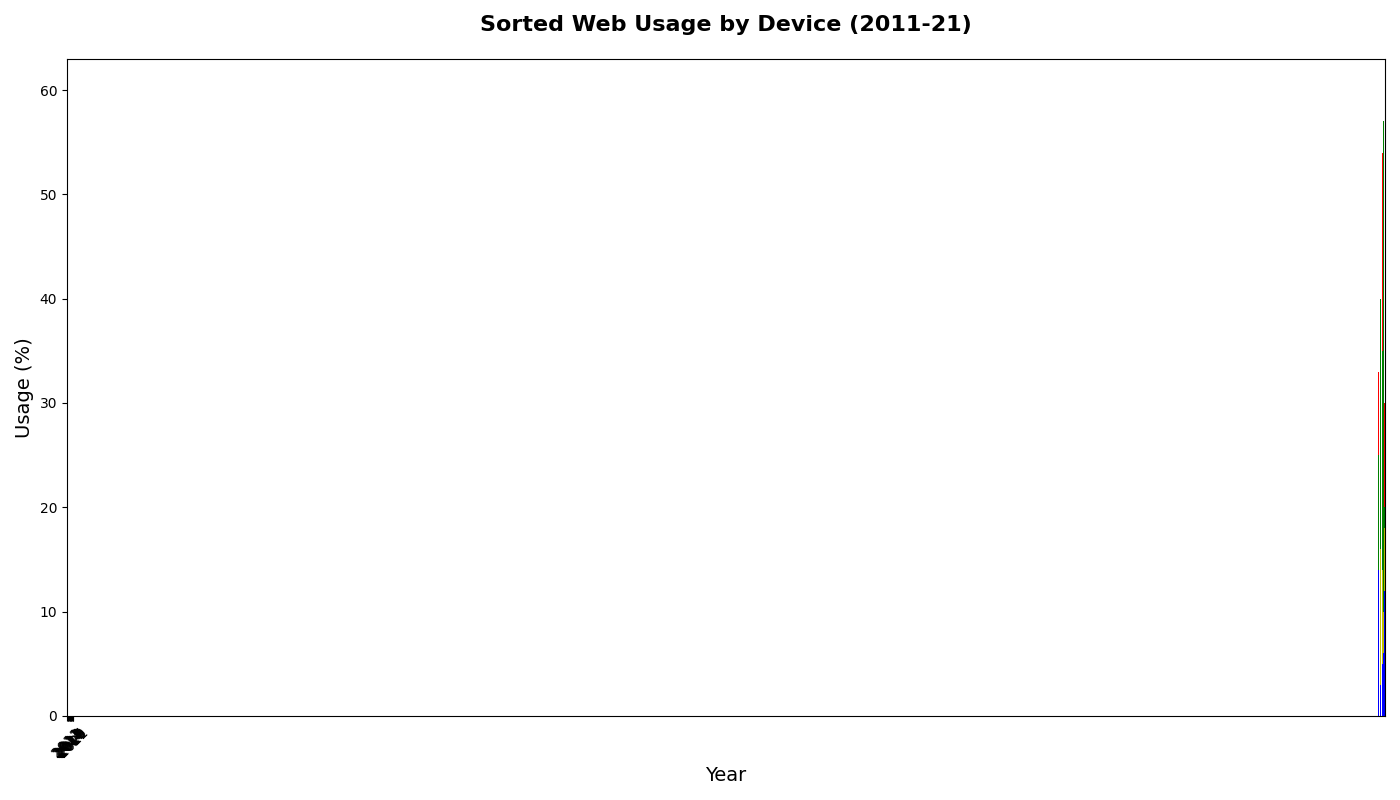

This figure's Python source:
import matplotlib.pyplot as plt
import numpy as np

devices = ['Desktop', 'Mobile', 'Tablet', 'Smart TV']
desktop_usage = [44, 33, 36, 31, 40, 25, 47, 54, 28, 50, 30]
mobile_usage = [60, 25, 52, 30, 40, 45, 50, 35, 55, 57, 20]
tablet_usage = [18, 12, 18, 15, 16, 17, 18, 14, 18, 10, 18]
smart_tv_usage = [17, 14, 8, 10, 3, 4, 2, 5, 20, 6, 12]
years = range(2011, 2022)

desktop_sorted, years_sorted_desk = zip(*sorted(zip(desktop_usage, years), reverse=True))
mobile_sorted, years_sorted_mob = zip(*sorted(zip(mobile_usage, years), reverse=True))
tablet_sorted, years_sorted_tab = zip(*sorted(zip(tablet_usage, years), reverse=True))
tv_sorted, years_sorted_tv = zip(*sorted(zip(smart_tv_usage, years), reverse=True))

fig, ax = plt.subplots(figsize=(14, 8))

ax.bar(years_sorted_desk, desktop_sorted, color='r')
ax.bar(years_sorted_mob, mobile_sorted, color='g')
ax.bar(years_sorted_tab, tablet_sorted, color='y')
ax.bar(years_sorted_tv, tv_sorted, color='b')

ax.set_title('Sorted Web Usage by Device (2011-21)', fontsize=16, fontweight='bold', pad=20)
ax.set_xlabel('Year', fontsize=14)
ax.set_ylabel('Usage (%)', fontsize=14)
ax.set_xticks(np.arange(len(years)))
ax.set_xticklabels(years, rotation=45)

plt.tight_layout()
plt.show()
